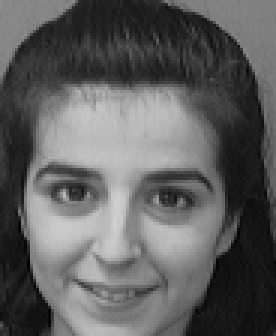
#> input picture Discriminant Locality Preserving Projection/ORL/10/1.pgm, 92 x 112 px (shown 3 times larger); its folder holds only this picture in this run
$ jupyter execute pca.ipynb
#> lines starting #> are read from the running program, lines starting #| are printed output that depends on the picture
[cell 1]
# 导入库函数
import os
import cv2
import numpy as np
import matplotlib.pyplot as plt
from scipy.sparse.linalg import eigs

# 读取数据集
def read_images(dataset_dir, target_size=(32, 32)):
#> called with dataset_dir = 'ORL', target_size = (32, 32)
    data = []  # 存储图像数据的列表
    labels = []  # 存储标签的列表
    faceshape = [] # 存储图像形状
    for class_dir in os.listdir(dataset_dir):  # 遍历数据集文件夹中的文件夹（每个文件夹代表一个类别）
        class_path = os.path.join(dataset_dir, class_dir)  # 类别文件夹路径
        for file_name in os.listdir(class_path):  # 遍历每个类别文件夹中的图像文件
            file_path = os.path.join(class_path, file_name)  # 图像文件路径
            img = cv2.imread(file_path, cv2.IMREAD_GRAYSCALE)  # 读取灰度图像
#> img is the input picture: shape (112, 92); min 1, max 207, mean 95.1
            # 缩放图像至目标尺寸
            img = cv2.resize(img, target_size, interpolation=cv2.INTER_AREA)
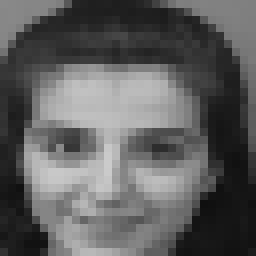
#> img: shape (32, 32) (shown 8 times larger); min 15, max 203, mean 95.1
            # 读取第一张灰度图像的大小作为图片形状
            faceshape = img.shape
#> faceshape = (32, 32)
            data.append(img.flatten())  # 将图像展平并添加到数据列表中
            labels.append(int(class_dir))  # 将类别标签添加到标签列表中
#> pass 2 of the loop in read_images, `for class_dir in os.listdir(dataset_dir):`:
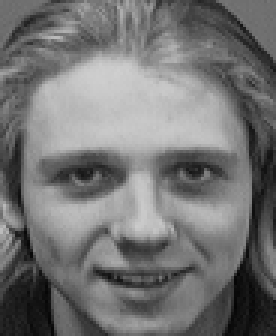
#> input picture Discriminant Locality Preserving Projection/ORL/12/5.pgm, 92 x 112 px (shown 3 times larger)
#> in read_images, img is the input picture: shape (112, 92); min 4, max 207, mean 115.7
#> in read_images, `img = cv2.resize(img, target_size, interpolation=cv2.INTER_AREA)`:
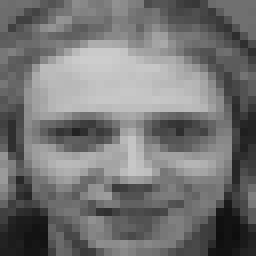
#> img: shape (32, 32) (shown 8 times larger); min 15, max 205, mean 115.7
#> pass 3 of the loop in read_images, `for class_dir in os.listdir(dataset_dir):`:
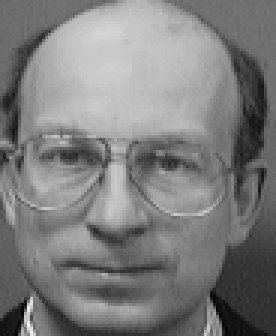
#> input picture Discriminant Locality Preserving Projection/ORL/13/1.pgm, 92 x 112 px (shown 3 times larger)
#> in read_images, img is the input picture: shape (112, 92); min 2, max 242, mean 125.2
#> in read_images, `img = cv2.resize(img, target_size, interpolation=cv2.INTER_AREA)`:
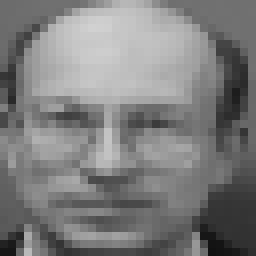
#> img: shape (32, 32) (shown 8 times larger); min 17, max 209, mean 125.2
#| 图像数据形状： (4, 1024)
    return np.array(data), np.array(labels).reshape(-1, 1), faceshape  # 返回图像数据和标签

# 训练集和测试集划分
def train_test_split(data, labels, train_test_split_ratio):
#> called with data = array of shape (4, 1024), labels = array of shape (4, 1), train_test_split_ratio = 0.5
    num_samples = data.shape[0]  # 总样本数
#> num_samples = 4
    train_samples = int(num_samples * train_test_split_ratio)  # 训练集样本数
#> train_samples = 2

    # 洗牌算法打乱数据集
    indices = np.arange(num_samples)
#> indices = [0, 1, 2, 3]
#| 训练集形状： (2, 1024)
    np.random.shuffle(indices)
    data = data[indices]
    labels = labels[indices]

    # 划分训练集和测试集
    train_data = data[:train_samples]
    train_labels = labels[:train_samples]
    test_data = data[train_samples:]
    test_labels = labels[train_samples:]

    return train_data, train_labels, test_data, test_labels

def test_image(i, faceshape, overall_mean, train_labels, train_data, test_labels, query, dlpp_eigenfaces, dlpp_weight_matrix):
    # 计算测试图像的权重向量
    query_weight = (dlpp_eigenfaces.T @ (query - overall_mean.flatten()).reshape(-1, 1))
    # 计算测试图像权重与数据集中每个人脸权重的欧氏距离
    euclidean_distances = np.linalg.norm(dlpp_weight_matrix - query_weight, axis=0)
    # 找到最佳匹配的人脸
    best_match_index = np.argmin(euclidean_distances)
    #判断是否匹配正确
    flag = True
    if train_labels[best_match_index] == test_labels[i]:
        flag = True
    else:
        flag = False
    """
    # 可视化
    fig, axes = plt.subplots(1, 2, sharex=True, sharey=True, figsize=(8, 6))
    axes[0].imshow(query.reshape(faceshape), cmap="gray")
    axes[0].set_title("Query Image")
    axes[1].set_xlabel("Euclidean Distance: {:.0f}".format(euclidean_distances[best_match_index]))
    axes[1].imshow(train_data[best_match_index].reshape(faceshape), cmap="gray")
    axes[1].set_title("Best Match")
    plt.show()
    """
    return flag

# PCA实现函数
def pca(X, n_components):
    # 计算数据矩阵的均值
#> called with X = array of shape (2, 1024), n_components = 50
    mean = np.mean(X, axis=0)
    # 中心化数据矩阵
    X_centered = X - mean
    # 计算数据矩阵的协方差矩阵
    covariance_matrix = np.cov(X_centered, rowvar=False)
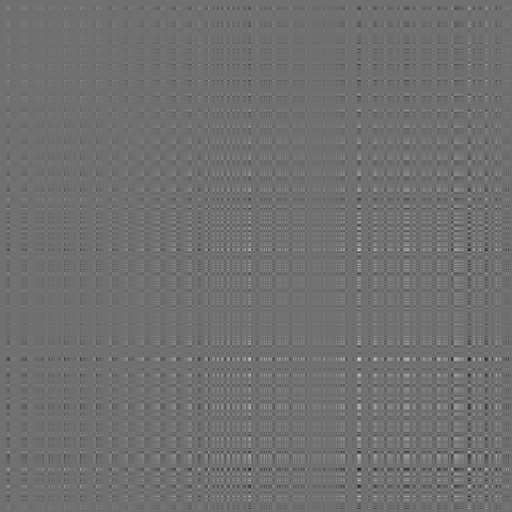
#> covariance_matrix: shape (1024, 1024) float64 (shown at 1/2 size); min -6350, max 8064.5, mean 22.5; drawn with min black and max white
    # 计算协方差矩阵的特征值和特征向量
    eigenvalues, eigenvectors = np.linalg.eigh(covariance_matrix)
    # 对特征向量按特征值从大到小排序
    sorted_indices = np.argsort(eigenvalues)[::-1]
    sorted_eigenvectors = eigenvectors[:, sorted_indices]
    # 选取前n_components个特征向量
    principal_components = sorted_eigenvectors[:, :n_components]
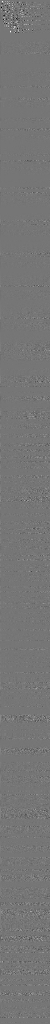
#> principal_components: shape (1024, 50) float64; min -0.625, max 0.721, mean 7.19e-05; drawn with min black and max white
    # 返回投影矩阵和均值向量
    return principal_components, mean

[cell 2]
dataset = "ORL"
data, labels, faceshape = read_images(dataset)
print("类别数量：", len(labels))
print("图像数据形状：", data.shape)
train_data, train_labels, test_data, test_labels = train_test_split(data, labels, train_test_split_ratio=0.5)
print("训练集形状：", train_data.shape)

# 应用PCA并选择前K个主成分作为特征脸
n_components = 50
eigenfaces, mean_face = pca(train_data, n_components)
print("特征脸形状:", eigenfaces.shape)
#| 特征脸形状: (1024, 50)
print("均值脸形状:", mean_face.shape)
#| 均值脸形状: (1024,)

# 生成权重矩阵，其中K为特征脸数量，N为样本数量
weights = eigenfaces.T @ (train_data - mean_face).T
print("权重矩阵形状:", weights.shape)
#| 权重矩阵形状: (50, 2)

[cell 3]
# 识别率统计
wrong_times = 0
right_times = 0
for i in range(test_data.shape[0]):
    flag = test_image(i, faceshape, mean_face, train_labels, train_data, test_labels, test_data[i], eigenfaces, weights)
    if flag:
                right_times += 1
    else:
        wrong_times += 1
rate = right_times / (right_times + wrong_times)
print(f"Recognition Rate: {rate}")
